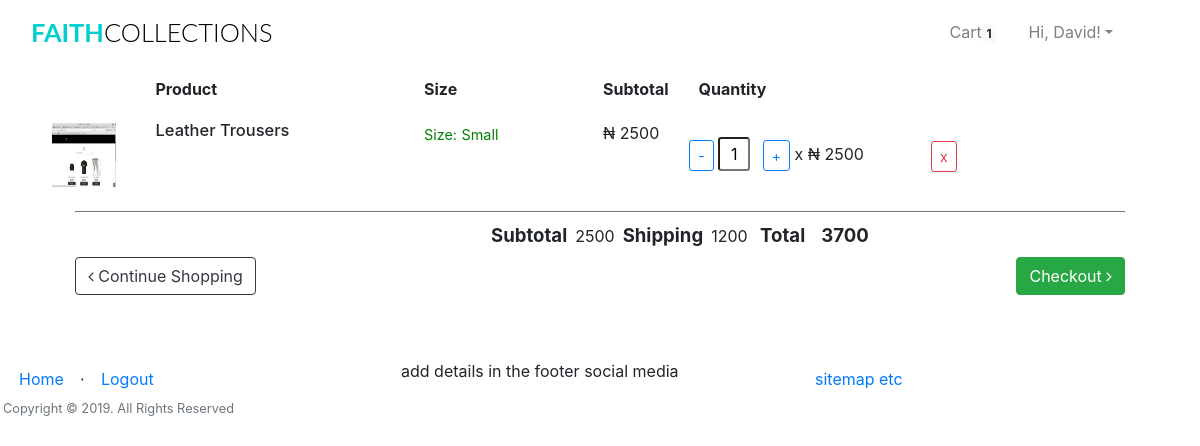
Page /cart/ (signed in) on the earlier database version.
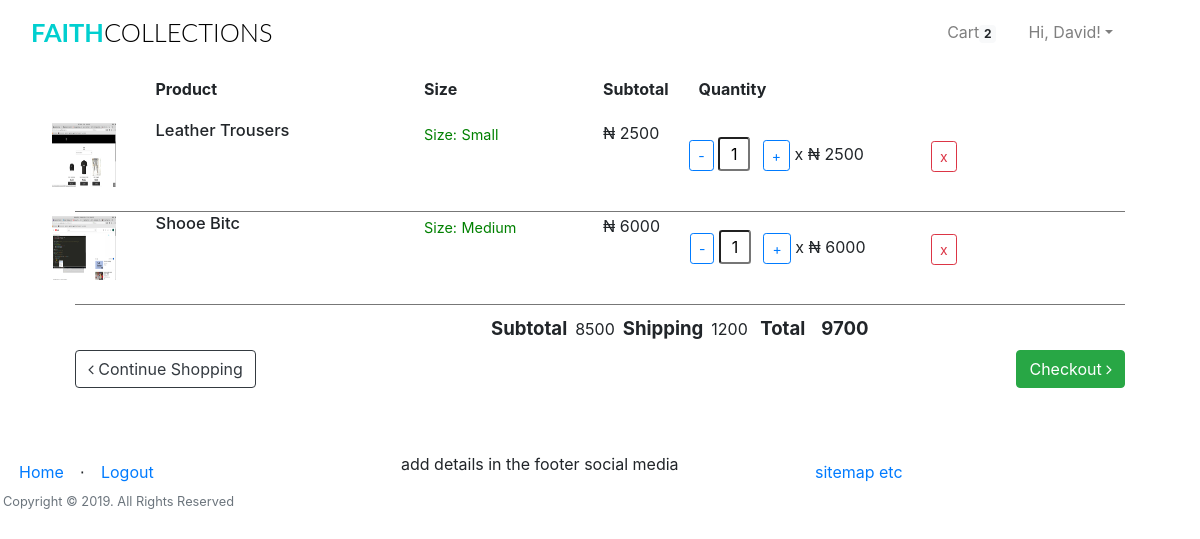
Same page on the later database version.
### app/models.py (models this page shows, shortened)
class User(UserMixin, db.Model):
	__tablename__="user"
	id = db.Column(db.Integer, primary_key=True)
	firstname = db.Column(db.String(24), index=True)
	lastname = db.Column(db.String(24), index=True)
	email = db.Column(db.String(50), index=True, unique=True)
	password_hash = db.Column(db.String)
	phonenumber = db.Column(db.String(18), index=True, unique=True)
	is_admin = db.Column(db.Boolean, default = False)
	order = db.relationship('Order', backref='my_orders')
	kart = db.relationship('Kart', uselist=False, backref='user_kart')
	shipping_info = db.relationship('ShippingInfo', backref='role',lazy='dynamic')

class Kart(db.Model):
	id = db.Column(db.Integer, primary_key=True)
	product_id = db.Column(db.Integer, db.ForeignKey('product.id'))
	product = db.relationship('Products', uselist=False)
	quantity = db.Column(db.Integer)
	subtotal = db.Column(db.Integer)
	user_id = db.Column(db.Integer, db.ForeignKey('user.id'))
	user = db.relationship('User', uselist=False, backref='user')

class Products(db.Model):
	__tablename__ = 'product'
	id = db.Column(db.Integer, primary_key=True)
	product_name = db.Column(db.String(100), index=True)
	product_price = db.Column(db.Integer, index=True)
	product_image = db.Column(db.String(120),index=True)
	product_description = db.Column(db.String(200), index=True)
	product_stock = db.Column(db.Integer, index = True)
	product_size = db.Column(db.String(5), index = True)
	categories_id = db.Column(db.Integer, db.ForeignKey('categories.id'))
	'''
		foreign key for product.id
		test this weda its one order several products or several orders, serveral products
		using many to many for now
		#many many rel with order
	'''
	order = db.relationship("Order", secondary = association_table)

### app/users/routes.py (the view)
@users.route('/cart/',methods = ["GET","POST"])
def cart():
	if current_user.is_anonymous:
		count = 0
		user = 0
		cartlist = []
	else:
		user = current_user.id
		count = Kart.query.filter_by(user_id =user).count()
		cartlist = Kart.query.filter_by(user_id=user).all()
	form = CartForm()
	price = ShippingPrice()
	items_subtotals = subtotals()
	if current_user.is_anonymous:
		flash('please login or register to be able to add a shipping address')
		return render_template('users/cart.html', count= count, cartlist= cartlist,
	title = "Cart", form = form, price=price, items_subtotals=items_subtotals)
	return render_template('users/cart.html', count= count, cartlist= cartlist,
	title = "Cart", form = form, price=price,items_subtotals=items_subtotals)

### app/users/forms.py
class CartForm(FlaskForm):
	quantity = IntegerField('1', validators=[DataRequired()])
	submit = SubmitField('Submit')

### app/models.py (called while the page is built)
@login_manager.user_loader
def load_user(id):
    return User.query.get(int(id))

### app/users/routes.py (called while the page is built)
def ShippingPrice():
	if current_user.is_authenticated:
		item_num = Kart.query.filter_by(user_id = current_user.id).count()
	else:
		item_num = Kart.query.filter_by(user_id = 0).count()
	shipping_price = 0
	if item_num >= 1:
		shipping_price = 1200
	elif item_num >= 5:
		shipping_price = 2500
	else:
		pass
	return shipping_price

def subtotals():
	if current_user.is_authenticated:
		get_products = Kart.query.filter_by(user_id = current_user.id).all()
	else:
		get_products = Kart.query.filter_by(user_id = 0).all()
	items_subtotal = 0
	for price in get_products:
		items_subtotal+=int(price.subtotal)
	return items_subtotal

### app/templates/users/cart.html (shortened to what this page needs)
{% extends "base.html" %}
{% block body%}
<link href="//maxcdn.bootstrapcdn.com/font-awesome/4.1.0/css/font-awesome.min.css" rel="stylesheet">
<link href="{{ url_for('static', filename='css/cart.css')}}" rel="stylesheet">
<div class="container">
		{% if current_user.is_authenticated %}
	<div class="container">
		<div class="row hide">
				<div class="col-1">
				</div>
				<div class="col-6 col-md-3">
					<strong>Product</strong>
				</div>
				<div class="col-3 col-md-2">
						<strong>Size</strong>
				</div>
				<div class="col-auto left">
						<strong>Subtotal</strong>
				</div>
				<div class="col-auto col-md-3">
						<strong>Quantity</strong>
				</div>
		</div>
		{% for items in cartlist %}
		<div class="row">
			<div class="col-1">
				<img src="{{ items.product.product_image }}" class="item-img img-responsive"/>
			</div>
			<div class="col-6 col-md-3">
					<h6 class="nomargin">
							<p>{{ items.product.product_name }}</p>
						</h6>
			</div>
			<div class="col-3 col-md-2">
					<span class="size">Size:</span>
					<span class="size">{{ items.product.product_size }}</span>
			</div>
			<div class="col-auto left">
					<p>
							<span class="iso">₦</span>
							<span class="item-total{{items.id}} item-total">{{items.subtotal}}
						</span></p>
			</div>
			<div class="col-auto col-md-4">
					<form action="{{url_for('users.quantity_update', id=items.id)}}" class="form-inline"
					style="padding:0;margin:0;">
						<p>
							<input id="minus-btn" type="button" class="minus-btn{{items.id}} btn btn-sm btn-outline-primary" value="-">
								<input type="text" name="quantity" class="qty form-control-sm"
								id="qty{{items.id}}" value="{{items.quantity}}" readonly>
							<input id="plus-btn" type="button" class="plus-btn{{items.id}} 	btn btn-sm btn-outline-primary" value="+">
							 <span class="times">x</span> <span class="iso">₦</span> <span class="item-price{{items.id}}"> {{ items.product.product_price }}</span>
						</p>
					</form>
			</div>
			<div class="col-3 col-md-2 actions">
					<a href="{{ url_for('users.remove_item', id=items.id) }}"
					class=" btn btn-outline-danger btn-sm">x</a>
			</div>
		</div>
		<div class="line"></div>
		{% endfor %}
		<div class="table-crt">
				<strong>Subtotal</strong>
				<span id="subtotal_value">{{items_subtotals}}</span>
				<strong>Shipping</strong>
				{{ price }}
				<strong>Total</strong>
				<strong><span id ="total-final">{{items_subtotals + price}}</span></strong>
		</div>
				<tr>
					<td><a href="{{ url_for('home.homepage') }}" class="btn btn-outline-dark continue-shopping"><i class="fa fa-angle-left"></i> Continue Shopping</a></td>
					<td><a href="#" class="btn btn-success checkout-btn float-right" data-toggle="modal"
						data-target="#exampleModalCenter">Checkout <i class="fa fa-angle-right"></i></a></td>
				</tr>
</div>
	</div>
</div>
{% endif %}
{% endblock %}

### app/templates/base.html (shortened to what this page needs)
<html>
    <head>
        <link href="{{ url_for('static', filename='css/bootstrap.min.css') }}"rel="stylesheet">
        <link href="{{ url_for('static', filename='css/st.css') }}"rel="stylesheet">
    </head>
    <body>
            <div class="container-fluid mt-1 mb-3">
                <nav class="navbar navbar-expand-lg navbar-light">
                    <h1 class="brand_name">
                        <a class="navbar-brand" href="{{ url_for('home.homepage') }}">Faith<span>Collections</span></a>
                    </h1>
                    <div class="collapse navbar-collapse" id="navbarTogglerDemo03">
                    <ul class="navbar-nav ml-auto mr-5 mt-2 mt-lg-0">
                            {% if current_user.is_authenticated %}
                            {% if current_user.is_admin %}
                            <li class="nav-item ml-3">
                              <a class="nav-link active" href="{{ url_for('home.admin_dashboard') }}">Dashboard</a>
                            </li>
                            <li class="nav-item ml-3">
                              <a class="nav-link" href="{{ url_for('admin.list_categories') }}">Categories</a>
                            </li>
                            <li class="nav-item ml-3">
                              <a class="nav-link" href="{{ url_for('admin.list_products') }}">Products</a>
                            </li>
                            <li class="nav-item ml-3">
                              <a class="nav-link" href="#" >Orders</a>
                            </li>
                            {% else %}
                              <li class="nav-item ml-3">
                                <a class="nav-link" href="{{ url_for('users.cart') }}">Cart<span class="badge badge-light">{{ count }}</span></a>
                              </li>
                              {% endif %}
                              <li class="nav-item dropdown ml-3">
                                    <a class="nav-link dropdown-toggle" data-toggle="dropdown" href="#" role="button" aria-haspopup="true" aria-expanded="false">
                                        Hi, {{ current_user.firstname }}!</a>
                                  </li>
                                    {% endif %}
                    </ul>
                    </div>
                </nav>
            </div>
    <div class=" container">
            {% block body %}
            {% endblock %}
    <div class="push"></div>
    <div class="container-fluid">
        <footer>
                <div class="row">
                        <div class="col">
                                <ul class="nav">
                                    <li class=" nav-item" ><a class="nav-link" href="{{ url_for('home.homepage') }}">Home</a></li>
                                    <li class="footer-menu-divider mt-2">⋅</li>
                                    {% if current_user.is_authenticated %}
                                        <li class=" nav-item" ><a class="nav-link" href="{{ url_for('auth.logout') }}">Logout</a></li>
                                    {% else %}
                                        <li class=" nav-item" ><a class="nav-link" href="{{ url_for('auth.register') }}">Register</a></li>
                                        <li class="footer-menu-divider mt-2">⋅</li>
                                        <li class=" nav-item" ><a class="nav-link" href="{{ url_for('auth.login') }}">Login</a></li>
                                    {% endif %}
                                </ul>
                                <p class="copyright text-muted small">Copyright © 2019. All Rights Reserved</p>
                        </div>
                        <div class="col">
                                <ul class="d-inline-block">
                                 <li class="d-inline-block">add details in the footer</li>
                                 <li class="d-inline-block">social media</li>
                                </ul>
                        </div>
                        <div class="col">
                            <ul class="nav">
                            <li class="d-inline-block"><a class="nav-link" href="#">sitemap etc</a></li>
                            </ul>
                        </div>
                </div>
        </footer>
    </div>
    </body>
</html>

### app/static/css/st.css (style rules this page uses)
.brand_name .navbar-brand { font-size:1.59rem; text-transform: uppercase; font-family: 'Lato', sans-serif; font-weight: 700; color: #333; }
.brand_name >.navbar-brand { color:#01CFCF; text-decoration: none; }
.brand_name >.navbar-brand span { color: #000; font-weight: 300; }
.push { height:4em; }
.row { margin-left: auto; margin-right: auto; margin-bottom: 20px; }
.row:after { content: ""; display: table; clear: both; }
.row .col { float: left; -webkit-box-sizing: border-box; box-sizing: border-box; padding: 0 0.75rem; min-height: 1px; }

### app/static/css/cart.css (style rules this page uses)
p,h1, h3, input, ul, h6 ,h5 { margin: 0; padding: 0; }
ul { list-style-type: none; }
.line { width: 100%; margin-bottom:2px; border-bottom:1px solid #777777; }
.actions { margin-left:auto; margin-right:30px; margin-top: -50px; }
.table-crt { display:table; margin-left: auto; margin-right: 20px; width: 60%; padding: 8px; }
.table-crt > strong { padding: 8px; font-size: 18.59px }
@media screen and (max-width: 1280px) { .row { margin-left: -24px; } }
@media screen and (max-width: 1280px) { .col-1 { margin-left: -14px; } }
@media screen and (max-width: 1280px) { .col-6 { margin-left: 14px; } }
@media screen and (max-width: 1280px) { .nomargin > p { word-wrap: break-word; } }
@media screen and (max-width: 1280px) { .actions { margin-left:auto; margin-right:30px; margin-top: -50px; } }
@media screen and (max-width: 1280px) { .table-crt { display:table; margin-left: auto; margin-right: 20px; width: 60%; padding: 8px; } }
@media screen and (max-width: 1280px) { .table-crt > strong { padding: 8px; font-size: 18.59px } }
.item-img { width:5em; height: 4em; display:inline; padding-right:1em; margin-top: 2px; margin-bottom: 4px; }
.item-img, .item-name { display: inline-block; }
span.size { color:green; line-height: 2; font-size: .90em; }
.nomargin { font-size: 1.03em; text-transform: capitalize; }
.nomargin > p { word-wrap: break-word; }
input.qty { width: 2em; text-align: center; font-size: 1em; padding: .25em; margin: 1em .5em 0 0; }

Differences in the rows shown:
added Kart: shows a picture, product.product_name "Shooe Bitc", product.product_size "Medium", subtotal "6000", quantity "1", product.product_price "6000"
Other differences:
{{ count }}: "1" → "2"
{{ items_subtotals }}: "2500" → "8500"
{{ items_subtotals + price }}: "3700" → "9700"
